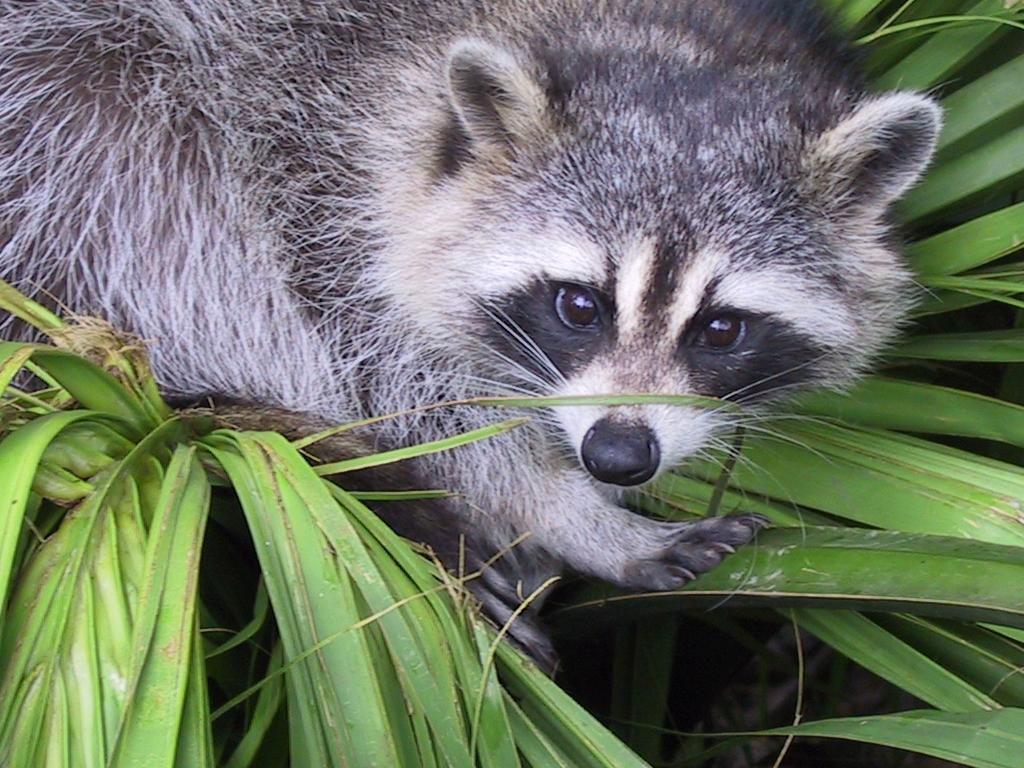
#> input picture Python-1-Array/ex04/animal.jpeg, 1024 x 768 px
$ python rotate.py
#> lines starting #> are read from the running program, lines starting #| are printed output that depends on the picture
### Python-1-Array/ex04/load_image.py
import imageio.v3 as iio
import array


def ft_load(path: str) -> array:
    """Function loads an image, prints its format, and its pixels\
content in RGB format."""
#> called with path = 'animal.jpeg'
    SUPORTED_TYPE = ['.png', '.jpg', '.jpeg']
    if path[-4:] not in SUPORTED_TYPE and path[-5:] not in SUPORTED_TYPE:
        print("Error : unsupported type")
        return
    try:
        img = iio.imread(path)
#> img is the input picture: shape (768, 1024, 3); mean R, G, B 110.7, 117.7, 102.1
        # lines = len(img)
        # cols = len(img[0])
        # rgb = len(img[0][0])
        lines, cols, rgb = img.shape
#> lines = 768; cols = 1024; rgb = 3
        print(f"The shape of image is: ({lines}, {cols}, {rgb})")
#| The shape of image is: (768, 1024, 3)
        # print(img)
        return img
    except Exception as e:
        print(e)


def main():
    print(ft_load.__doc__)


# [2 lines that do not run on import are left out]

### Python-1-Array/ex04/rotate.py
import numpy as np
from load_image import ft_load
from matplotlib import pyplot as plt


def ft_rotate(img):
    """
Image Rotation Script
This script loads an image, transposes it\
 (swapping its width and height), and displays both
 the original and transposed images using Matplotlib.

Functions:
-----------
- ft_rotate(img):
    Takes an image as a NumPy array,\
 transposes it, and displays both the original and
    transposed images.

- main():
    Loads an image using `ft_load` and calls `ft_rotate` on it.

Usage:
-------
Run the script directly to see the original and transposed images.

Dependencies:
--------------
- numpy
- matplotlib
- load_image.ft_load (for loading the image)
"""

    h, w, channels = img.shape
#> h = 768; w = 1024; channels = 3

    rotated_imge = np.zeros((w, h, channels), dtype=img.dtype)
    for i in range(w):
        for j in range(h):
            rotated_imge[i, j] = img[j, i]
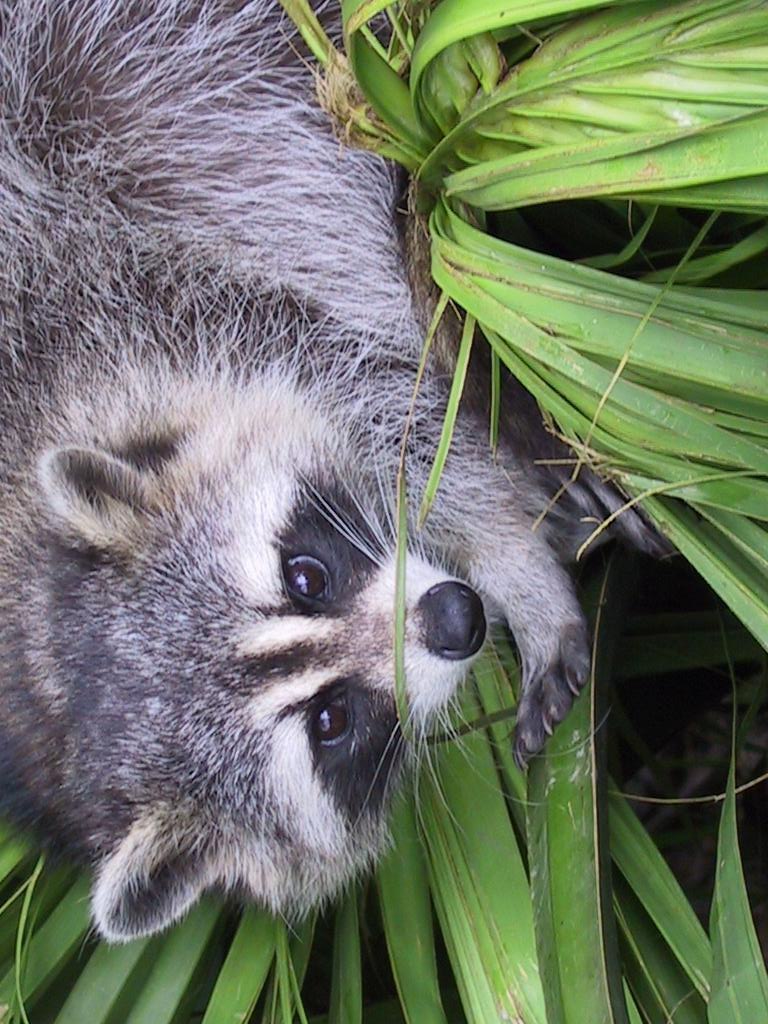
#> rotated_imge: shape (1024, 768, 3); mean R, G, B 110.7, 117.7, 102.1
    print(f"New shape after Transpose: {rotated_imge.shape}", )
#| New shape after Transpose: (1024, 768, 3)
    fig, axes = plt.subplots(1, 2, figsize=(10, 5))
    axes[0].imshow(img)
    axes[1].imshow(rotated_imge)
    axes[0].set_title('normal image')
    axes[1].set_title('transposed image')
    plt.show()
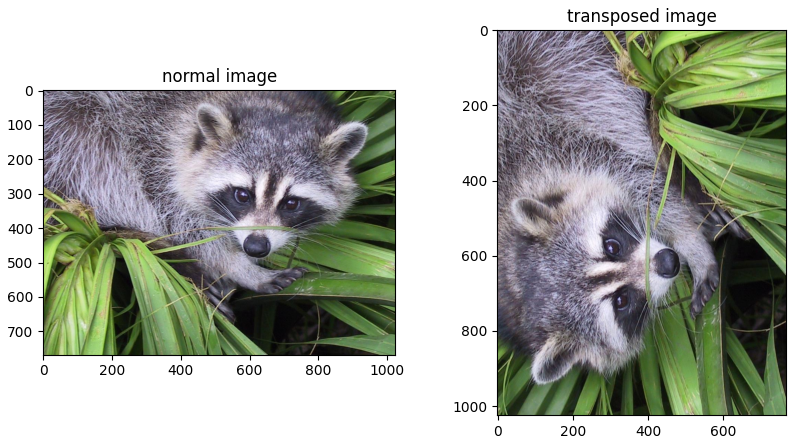
#> figure drawn by matplotlib, 2 panels


def main():
    ft_rotate(ft_load("animal.jpeg"))


if __name__ == "__main__":
    main()
